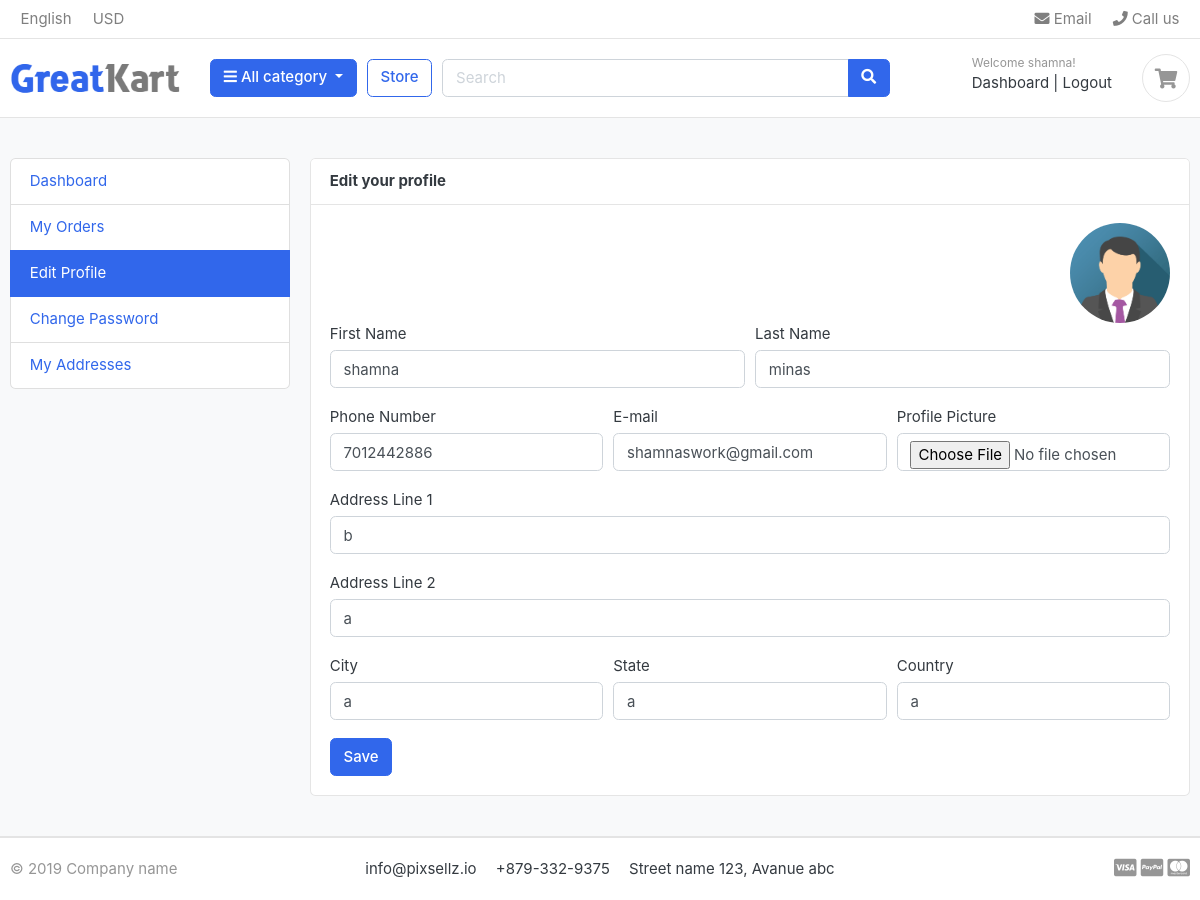
The page /myaccounts/edit_profile/ (signed in) on the database as committed earlier.
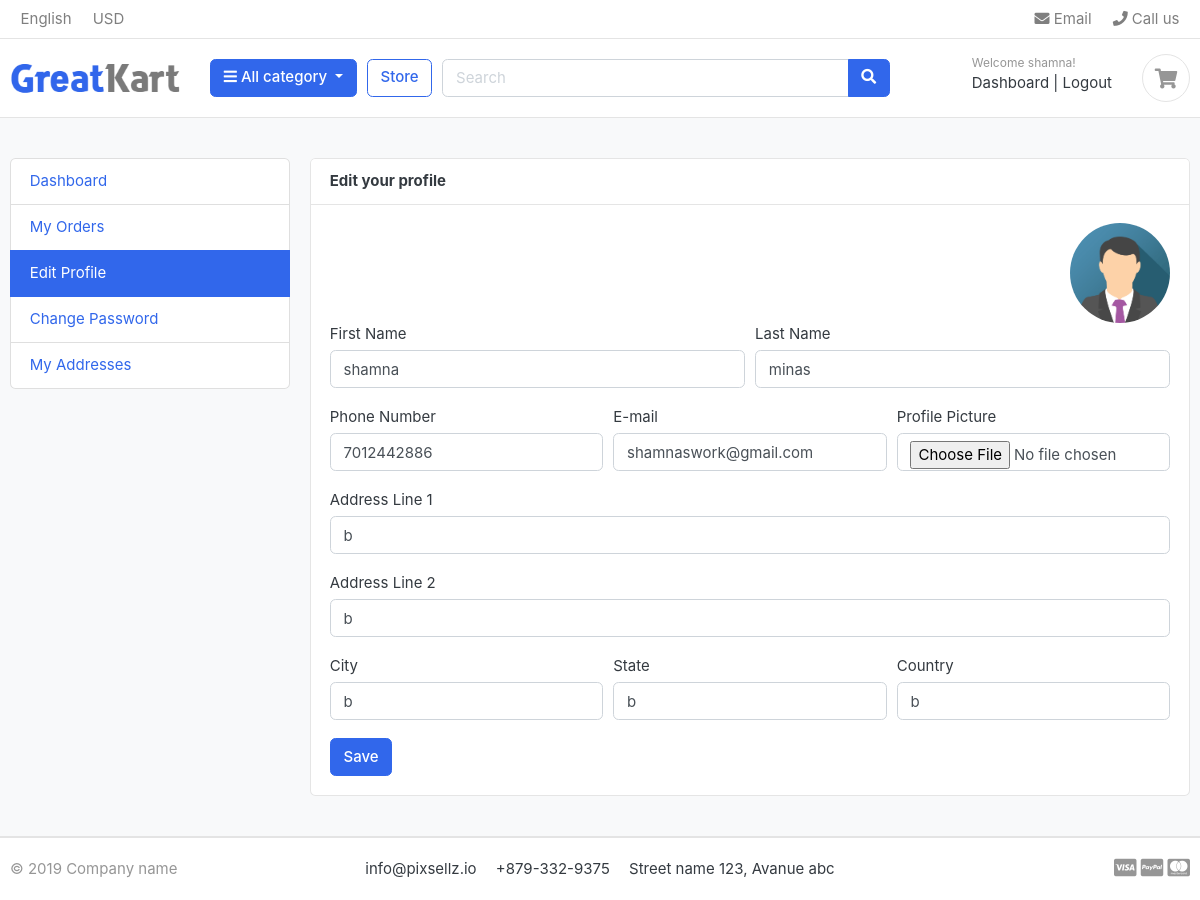
The same page on the database as committed later.
### accounts/models.py (models this page shows, shortened)
class UserProfile(models.Model):
    user = models.OneToOneField(Account, on_delete=models.CASCADE)
    address_line_1 = models.CharField(blank=True, max_length=100)
    address_line_2 = models.CharField(blank=True, max_length=100)
    profile_picture = models.ImageField(upload_to='userprofile/', blank=True, null=True)
    city = models.CharField(blank=True, max_length=20)
    state = models.CharField(blank=True, max_length=20)
    country = models.CharField(blank=True, max_length=20)

### accounts/views.py (the view)
# urls.py: path('edit_profile/',views.edit_profile,name='edit_profile'),
def edit_profile(request):
    userprofile = get_object_or_404(UserProfile, user=request.user)
    if request.method == 'POST':
        user_form = UserForm(request.POST, instance=request.user)
        profile_form = UserProfileForm(request.POST, request.FILES, instance=userprofile)
        if user_form.is_valid() and profile_form.is_valid():
            new_email = user_form.cleaned_data['email']
            if new_email != request.user.email:
                current_site = request.get_host()
                subject = 'Verify Your Email Address'
                message = render_to_string('greatkart/accounts/verify_email.html', {
                    'user': request.user,
                    'domain': current_site,
                    'uid': urlsafe_base64_encode(force_bytes(request.user.pk)),
                    'token': default_token_generator.make_token(request.user),
                    'new_email': new_email,
                })
                send_email = EmailMessage(subject,message,to=[new_email])
                send_email.send()
                messages.success(request,'Thank you for registering with us.We have send verification email to your email address.Please verify it.')
                return redirect('verify_email?command=verification&email='+new_email)
            else:
                user_form.save()
                profile_form.save()
                messages.success(request, 'Your profile has been updated.')
                return redirect('edit_profile')
    else:
        user_form = UserForm(instance=request.user)
        profile_form = UserProfileForm(instance=userprofile)
    context = {
        'user_form': user_form,
        'profile_form': profile_form,
        'userprofile': userprofile,
    }
    return render(request, 'greatkart/accounts/edit_profile.html', context)

### accounts/forms.py
class UserForm(forms.ModelForm):
    class Meta:
        model = Account
        fields = ('first_name', 'last_name', 'phone_number','email')
    def __init__(self, *args, **kwargs):
        super(UserForm, self).__init__(*args, **kwargs)
        for field in self.fields:
            self.fields[field].widget.attrs['class'] = 'form-control'

class UserProfileForm(forms.ModelForm):
    profile_picture = forms.ImageField(required=False, error_messages = {'invalid':("Image files only")}, widget=forms.FileInput)
    class Meta:
        model = UserProfile
        fields = ('address_line_1', 'address_line_2', 'city', 'state', 'country', 'profile_picture')
    def __init__(self, *args, **kwargs):
        super(UserProfileForm, self).__init__(*args, **kwargs)
        for field in self.fields:
            self.fields[field].widget.attrs['class'] = 'form-control'

### carts/views.py (called while the page is built)
def _cart_id(request):
    cart = request.session.session_key
    if not cart:
        cart = request.session.create()
    return cart

### category/context_processors.py (called while the page is built)
def menu_links(request):
    links = Category.objects.all()
    return dict(links=links)

### category/models.py (called while the page is built)
    def get_url(self):
            return reverse('products_by_category',args=[self.slug])

### templates/greatkart/accounts/edit_profile.html (shortened to what this page needs)
{% extends 'greatkart/base.html' %}
{% load static %}
{% block content %}
<section class="section-conten padding-y bg">
<div class="container">
	<div class="row">
	{% include 'greatkart/includes/dashboard_sidebar.html' %}
	<main class="col-md-9">
		<article class="card">
		<header class="card-header">
			<strong class="d-inline-block mr-3">Edit your profile</strong>
		</header>
		<div class="card-body">
			<div class="text-right">
				{% if userprofile.profile_picture %}
				<img src="{{userprofile.profile_picture.url}}" alt="Profile Picture" width="100" style="border-radius:50px;">
			{% else %}
				<img src="{% static 'greatkart/images/default-user.png' %}" alt="Default Profile Picture" width="100" style="border-radius:50px;">
			{% endif %}
			</div>
			<div class="row">
			<div class="col-md-12">
				<form action="{% url 'edit_profile' %}" method="POST" enctype="multipart/form-data">
					<div class="form-row">
						<div class="form-group col-md-6">
							<label>First Name</label>
							{{user_form.first_name}}
						</div>
						<div class="form-group col-md-6">
							<label>Last Name</label>
							{{user_form.last_name}}
						</div>
					</div>
					<div class="form-row">
						<div class="form-group col-md-4">
							<label>Phone Number</label>
							{{user_form.phone_number}}
						</div>
						<div class="form-group col-md-4">
							<label>E-mail</label>
							{{user_form.email}}
						</div>
						<div class="form-group col-md-4">
							<label>Profile Picture</label>
							{{profile_form.profile_picture}}
						</div>
					</div>
					<div class="form-group">
						<label>Address Line 1</label>
						{{profile_form.address_line_1}}
					</div>
					<div class="form-group">
						<label>Address Line 2</label>
						{{profile_form.address_line_2}}
					</div>
					<div class="form-row">
						<div class="form-group col-md-4">
							<label>City</label>
							{{profile_form.city}}
						</div>
						<div class="form-group col-md-4">
							<label>State</label>
							{{profile_form.state}}
						</div>
						<div class="form-group col-md-4">
							<label>Country</label>
							{{profile_form.country}}
						</div>
					</div>
					<input type="submit" value="Save" class="btn btn-primary">
				</form>
			</div>
			</div>
		</div>
		</article>
	</main>
</div>
</div>
</section>
{% endblock %}

Rows that differ between the two databases and show on the page:
changed UserProfile: address_line_2 "a" → "b"; city "a" → "b"; state "a" → "b"; country "a" → "b"
